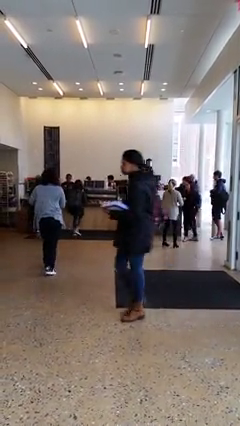
#> input picture frame 162 of pedestrian_240.mp4, 240 x 426 px, given in place of vid1080.m4v, which was not available
$ python face_video_1080.py
#> lines starting #> are read from the running program, lines starting #| are printed output that depends on the picture
import numpy as np
import cv2

face_cascade = cv2.CascadeClassifier('/Users/lucy/opencv/data/haarcascades/haarcascade_frontalface_default.xml')
eye_cascade = cv2.CascadeClassifier('/Users/lucy/opencv/data/haarcascades/haarcascade_eye.xml')

cap = cv2.VideoCapture('vid1080.m4v')

while(True):
    # Capture frame-by-frame
    ret, frame = cap.read()
#> frame is the input picture: shape (426, 240, 3); mean B, G, R 113.5, 119.4, 129.8

    # Our operations on the frame come here
    gray = cv2.cvtColor(frame, cv2.COLOR_BGR2GRAY)
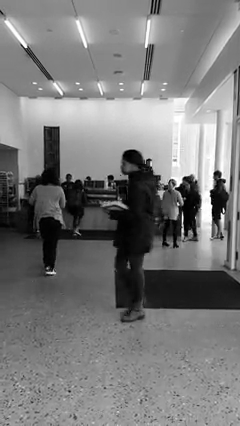
#> gray: shape (426, 240); min 0, max 255, mean 121.8
    faces = face_cascade.detectMultiScale(gray, 1.3, 5)
#> faces = ()
    print(len(faces))
#| 0
    # Display the resulting frame
    for (x,y,w,h) in faces:
         cv2.rectangle(frame,(x,y),(x+w,y+h),(255,0,0),2)
         roi_gray = gray[y:y+h, x:x+w]
         roi_color = frame[y:y+h, x:x+w]
         eyes = eye_cascade.detectMultiScale(roi_gray)
         for (ex,ey,ew,eh) in eyes:
             cv2.rectangle(roi_color,(ex,ey),(ex+ew,ey+eh),(0,255,0),2)
#> this loop made 0 passes

    cv2.imshow('frame',frame)
    if cv2.waitKey(1) & 0xFF == ord('q'):
#> (key q is pressed here)
        break

cap.release()
cv2.destroyAllWindows()

$ run again, starting later in the video
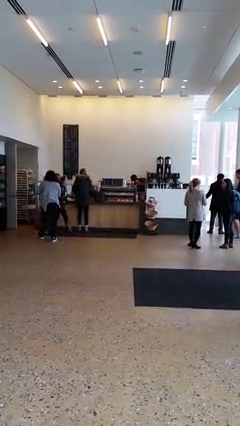
#> input picture frame 733 of pedestrian_240.mp4, 240 x 426 px, given in place of vid1080.m4v, which was not available
#> frame is the input picture: shape (426, 240, 3); mean B, G, R 120.2, 124.7, 132.5
#> `gray = cv2.cvtColor(frame, cv2.COLOR_BGR2GRAY)`:
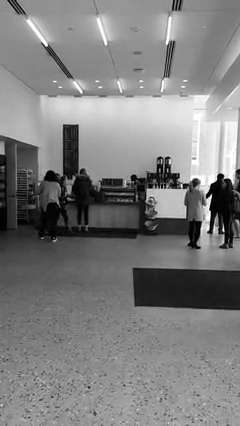
#> gray: shape (426, 240); min 0, max 255, mean 126.5
#> faces = ()
#| 0

$ run again, starting later in the video
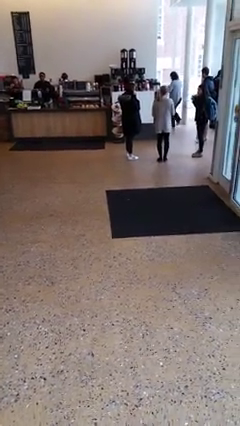
#> input picture frame 1303 of pedestrian_240.mp4, 240 x 426 px, given in place of vid1080.m4v, which was not available
#> frame is the input picture: shape (426, 240, 3); mean B, G, R 115.1, 118, 129.6
#> `gray = cv2.cvtColor(frame, cv2.COLOR_BGR2GRAY)`:
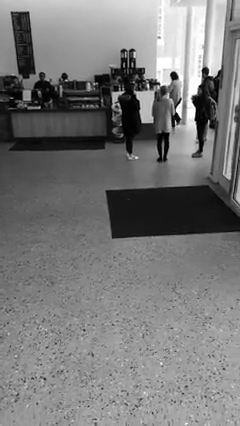
#> gray: shape (426, 240); min 0, max 255, mean 121.1
#> faces = ()
#| 0
